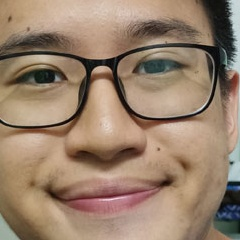
#> input picture PCA_Yi Shien/Train/1.jpg, 240 x 240 px; its folder holds 4 pictures in this run
$ python 'Face recognition.py'
#> lines starting #> are read from the running program, lines starting #| are printed output that depends on the picture
# from sklearn.decomposition import PCA
# import numpy as np
# import cv2
# import os
# import sys

# def read_images(path, sz=None):
#     """Reads images in a given folder, resizes images on the fly if size is given.

#     Args:
#         path: Path to a folder with subfolders representing the subjects (persons).
#         sz: A tuple with the size Resizes

#     Returns:
#         A list [X, y, folder_names]
#             X: The images, which is a Python list of numpy arrays.
#             y: The corresponding labels (the unique number of the subject, person) in a Python list.
#             folder_names: The names of the folder, so you can display it in a prediction.
#     """
#     c = 0
#     X,y = [], []
#     folder_names = []
#     for dirname, dirnames, filenames in os.walk(path):
#         for subdirname in dirnames:
#             folder_names.append(subdirname)
#             subject_path = os.path.join(dirname, subdirname)
#             for filename in os.listdir(subject_path):
#                 try:
#                     im = cv2.imread(os.path.join(subject_path, filename), cv2.IMREAD_GRAYSCALE)
#                     # resize to given size (if given)
#                     if (sz is not None):
#                         im = cv2.resize(im, sz)
#                     X.append(np.asarray(im, dtype=np.uint8))
#                     y.append(c)
#                 except IOError as e:
#                     print("I/O error({0}): {1}".format(e.errno, e.strerror))
#                 except:
#                     print("Unexpected error:", sys.exc_info()[0])
#                     raise
#             c = c+1
#     return [X,y,folder_names]

# def compute_eigenfaces(X):
#     """
#     Compute the mean and eigenfaces from a dataset of faces.

#     Parameters:
#     - X: a list of faces, where each face is a 2D numpy array

#     Returns:
#     - mean: the mean face, as a 2D numpy array
#     - eigenfaces: a list of eigenfaces, where each eigenface is a 2D numpy array
#     """
#     # Convert the list of faces to a 2D numpy array
#     X = np.array(X)

#     # Compute the mean face
#     mean = np.mean(X, axis=0)

#     # Subtract the mean face from each face
#     X = X - mean

#     X = X.reshape(-1, 1)

#     # Perform PCA
#     pca = PCA()
#     pca.fit(X)
#     eigenfaces = pca.components_

#     return mean, eigenfaces

# def recognize_face(X, y, test_image, mean, eigenfaces, threshold=3000.0):
#     """Recognizes a face in an image using PCA.

#     Args:
#         X: A list of numpy arrays representing the images.
#         y: The corresponding labels (the unique number of the subject, person) in a Python list.
#         test_image: The test image to recognize the face in.
#         mean: The mean of the dataset.
#         eigenfaces: A list of eigenfaces computed from the dataset.
#         threshold: Threshold for face recognition.

#     Returns:
#         A tuple (identity, distance), where identity is the predicted identity of the face, and distance is the
#         distance between the face and the closest face in the database (the lower the distance,
#     the closer the match).
#     """
#     # Compute the eigenvector for the test image
#     projection = cv2.face.createEigenFaceRecognizer().computeEigen(test_image, mean)

#     # Initialize minimum distance and identity
#     min_dist = float('inf')
#     identity = None

#     # Loop over all faces in the database
#     for i in range(len(X)):
#         dist = np.linalg.norm(projection - eigenfaces[i])
#         if dist < min_dist:
#             min_dist = dist
#             identity = y[i]

#     # Check if the minimum distance is less than the threshold
#     if min_dist < threshold:
#         return (identity, min_dist)
#     else:
#         return (None, None)

# # Example usage:

# # Load the dataset
# [X, y, folder_names] = read_images("Train")

# # Compute the mean and eigenfaces
# [mean, eigenfaces] = compute_eigenfaces(X)

# # Load the test image
# test_image = cv2.imread("tesing.jpg", cv2.IMREAD_GRAYSCALE)

# # Recognize the face in the test image
# (identity, distance) = recognize_face(X, y, test_image, mean, eigenfaces)

# if identity is not None:
#     print("Identity: {0}".format(folder_names[identity]))
#     print("Distance: {0}".format(distance))
# else:
#     print("Face not recognized.")
##################
import os
import numpy as np
import cv2
from sklearn.decomposition import PCA
import matplotlib.pyplot as plt

def show_face(image):
    plt.imshow(image, cmap="gray")
    plt.axis("off")
    plt.show()

def load_images(path, size=(112, 92)):
#> called with path = 'Train', size = (112, 92)
    images = []
    for filename in os.listdir(path):
        img = cv2.imread(os.path.join(path, filename), cv2.IMREAD_GRAYSCALE)
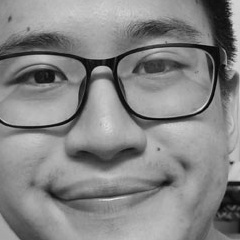
#> img: shape (240, 240); min 1, max 235, mean 133.2
        if img is not None:
            resized_img = cv2.resize(img, size)
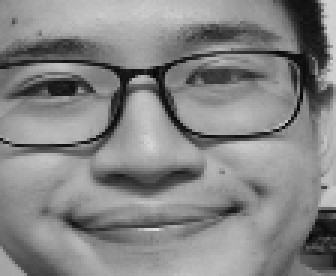
#> resized_img: shape (92, 112) (shown 3 times larger); min 7, max 220, mean 133.1
            images.append(resized_img.flatten())
#> pass 2 of the loop in load_images, `for filename in os.listdir(path):`:
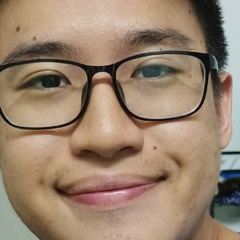
#> input picture PCA_Yi Shien/Train/2.jpg, 240 x 240 px
#> in load_images, `img = cv2.imread(os.path.join(path, filename), cv2.IMREAD_GRAYSCALE)`:
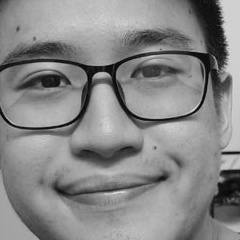
#> img: shape (240, 240); min 0, max 224, mean 135
#> in load_images, `resized_img = cv2.resize(img, size)`:
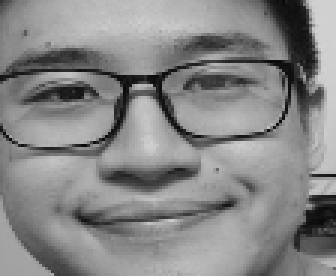
#> resized_img: shape (92, 112) (shown 3 times larger); min 9, max 211, mean 134.8
#> pass 3 of the loop in load_images, `for filename in os.listdir(path):`:
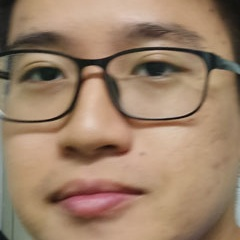
#> input picture PCA_Yi Shien/Train/3.jpg, 240 x 240 px
#> in load_images, `img = cv2.imread(os.path.join(path, filename), cv2.IMREAD_GRAYSCALE)`:
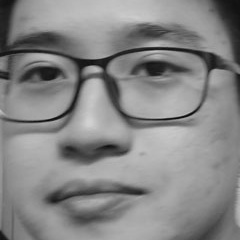
#> img: shape (240, 240); min 6, max 210, mean 134.3
#> in load_images, `resized_img = cv2.resize(img, size)`:
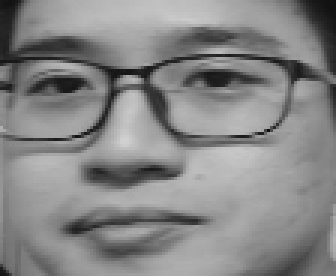
#> resized_img: shape (92, 112) (shown 3 times larger); min 14, max 209, mean 134.2
#> the loop made 4 passes; the first 3 are shown
    return np.array(images)

def compute_eigenfaces(X):
    pca = PCA(n_components=12)
    pca.fit(X)
    eigenfaces = pca.components_
    mean = pca.mean_
    return mean, eigenfaces

def recognize_face(X, mean, eigenfaces, test_image, size=(112, 92)):
    resized_test_image = cv2.resize(test_image, size)
    test_diff = resized_test_image.flatten() - mean
    test_projection = np.dot(test_diff, eigenfaces.T)
    distances = np.linalg.norm(np.dot(X - mean, eigenfaces.T) - test_projection, axis=1)
    min_index = np.argmin(distances)
    return min_index


X = load_images("Train")
test_image = X[0]
show_face(test_image.reshape(112, 92))
#> in show_face, `plt.show()`:
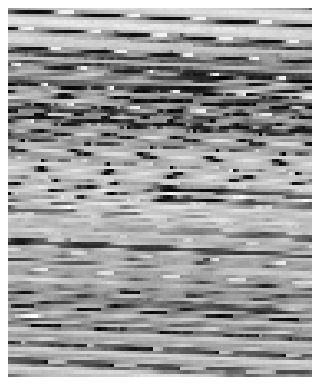
#> figure drawn by matplotlib, 1 panel
#> (the run stopped early here; a loop or call above may not have finished)
